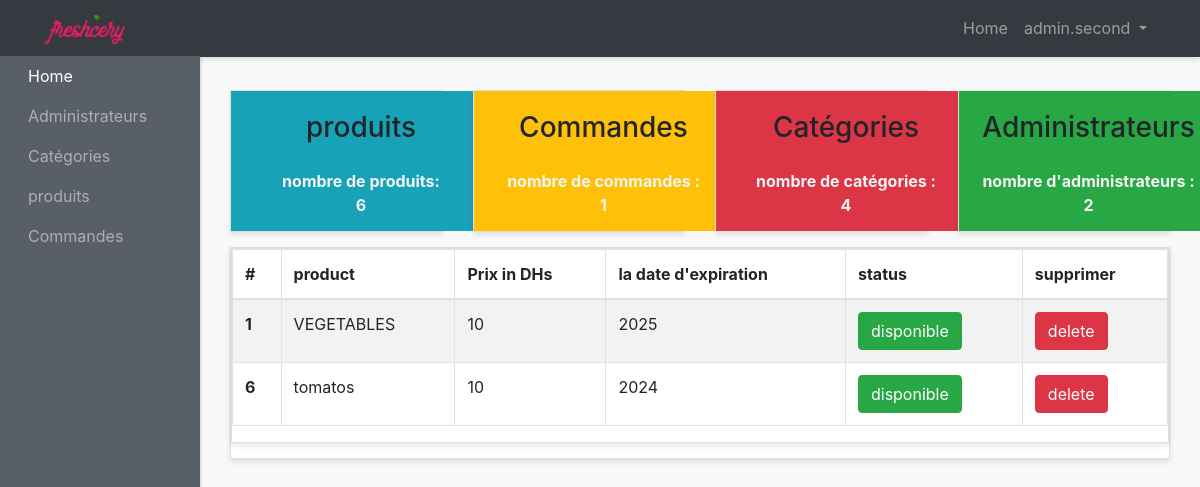
Page /admin-panel/index.php (signed in) on the committed database.
### tables this page shows
CREATE TABLE `products` (
  `id` int(3) NOT NULL,
  `title` varchar(200) NOT NULL,
  `description` text NOT NULL,
  `price` varchar(10) NOT NULL,
  `quantity` int(3) NOT NULL DEFAULT 1,
  `image` varchar(200) NOT NULL,
  `exp_date` varchar(200) NOT NULL,
  `category_id` int(3) NOT NULL,
  `status` int(1) NOT NULL DEFAULT 1,
  `created_at` timestamp NOT NULL DEFAULT current_timestamp()
);

### admin-panel/index.php (the view, shortened to what this page needs)
<?php require "layouts/header.php"; ?>
<?php require "../config/config.php"; ?>
<?php
  $products = $conn->query("SELECT COUNT(*) as products_num FROM products");
  $products->execute();
  $num_products = $products->fetch(PDO::FETCH_OBJ);
  $orders = $conn->query("SELECT COUNT(*) as orders_num FROM orders");
  $orders->execute();
  $num_orders = $orders->fetch(PDO::FETCH_OBJ);
  $categories = $conn->query("SELECT COUNT(*) as categories_num FROM categories");
  $categories->execute();
  $num_categories = $categories->fetch(PDO::FETCH_OBJ);
  $admins = $conn->query("SELECT COUNT(*) as admins_num FROM admins");
  $admins->execute();
  $num_admins = $admins->fetch(PDO::FETCH_OBJ);
?>
      <div class="row">
        <div class="col-md-3">
          <div class="card">
            <div class="card-body bg-info">
              <h3 class="card-title mb-4 mb-4"> produits</h3>
              <p class="card-text">nombre de produits:<br> <?php echo $num_products->products_num; ?></p>
            </div>
          </div>
        </div>
        <div class="col-md-3 ">
          <div class="card">
            <div class="card-body bg-warning">
              <h3 class="card-title mb-4">Commandes</h3>
              <p class="card-text">nombre de commandes :<br> <?php echo $num_orders->orders_num; ?></p>
            </div>
          </div>
      </div>
        <div class="col-md-3 ">
          <div class="card">
            <div class="card-body bg-danger">
              <h3 class="card-title mb-4">Catégories</h3>
              <p class="card-text">nombre de catégories :<br> <?php echo  $num_categories->categories_num; ?></p>
            </div>
          </div>
        </div>
        <div class="col-md-3">
          <div class="card">
            <div class="card-body bg-success">
              <h3 class="card-title mb-4 ">Administrateurs</h3>
              <p class="card-text">nombre d'administrateurs :<br> <?php echo $num_admins->admins_num; ?></p>
            </div>
          </div>
        </div>
      </div>
          <div class="row">
        <div class="col">
          <div class="card">
          <?php
$products = $conn->query("SELECT * FROM products where price < 20");
$products->execute();
$allProducts = $products->fetchAll(PDO::FETCH_OBJ);
?>
    <div class="row">
      <div class="col">
        <div class="card">
            <table class="table  table table-bordered table-striped">
              <thead>
                <tr>
                  <th scope="col">#</th>
                  <th scope="col">product</th>
                  <th scope="col">Prix in DHs</th>
                  <th scope="col"> la date d'expiration</th>
                  <th scope="col">status</th>
                  <th scope="col">supprimer</th>
                </tr>
              </thead>
              <tbody>
                <?php foreach ($allProducts as $product) : ?>
                  <tr>
                    <th scope="row"><?php echo $product->id; ?></th>
                    <td><?php echo $product->title; ?></td>
                    <td><?php echo $product->price; ?></td>
                    <td><?php echo $product->exp_date; ?></td>
                    <?php if($product->status == 0) : ?>
                      <td><a href="<?php echo ADMINURL; ?>/products-admins/status.php?id=<?php echo $product->id; ?>&status=<?php echo $product->status; ?>" class="btn btn-warning  text-center ">indisponible</a></td>
                    <?php else : ?>
                      <td><a href="<?php echo ADMINURL; ?>/products-admins/status.php?id=<?php echo $product->id; ?>&status=<?php echo $product->status; ?>" class="btn btn-success  text-center ">disponible</a></td>
                    <?php endif; ?>
                    <td><a href="<?php echo ADMINURL; ?>/products-admins/delete-products.php?id=<?php echo $product->id; ?>" class="btn btn-danger  text-center ">delete</a></td>
                  </tr>
                <?php endforeach; ?>
              </tbody>
            </table>
          </div>
        </div>
      </div>
    </div>
            </div>
          </div>
        </div>
      </div>
<?php require "layouts/footer.php"; ?>

### admin-panel/styles/style.css (style rules this page uses)
body { background:#f9f9f9; }
.card { margin-bottom: 15px; border-radius:0; box-shadow: 0 3px 5px rgba(0,0,0,.1); }

### admin-panel/index.php (style rules this page uses)
.card-body { width: 260px; height: 140px; text-align: center; }
.card-text { font-size: 16px; font-weight: bold; color: whitesmoke; }

### rows in the picture
products: id "1", title "VEGETABLES", price "10", exp_date "2025"
products: id "6", title "tomatos", price "10", exp_date "2024"

### other values in the picture
$_SESSION['adminname'] "admin.second"
$num_products->products_num "6"
$num_orders->orders_num "1"
$num_categories->categories_num "4"
$num_admins->admins_num "2"
